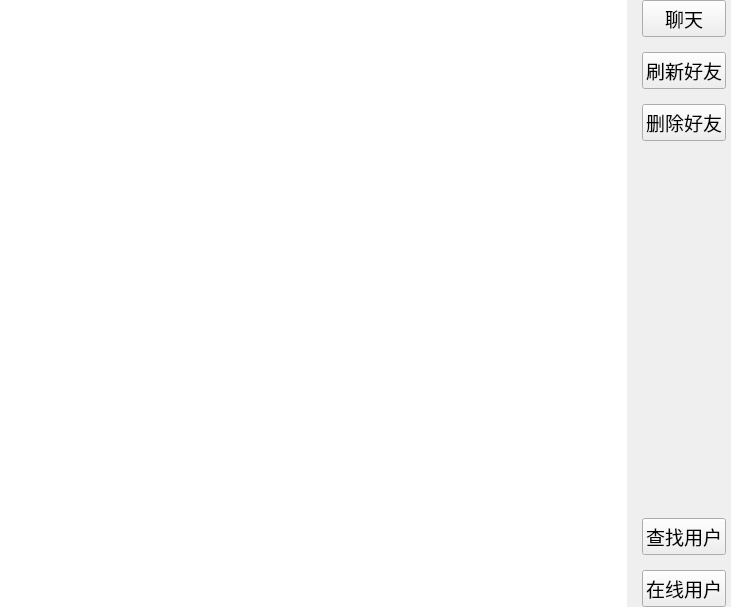
<?xml version="1.0" encoding="UTF-8"?>
<ui version="4.0">
 <class>FriendForm</class>
 <widget class="QWidget" name="FriendForm">
  <property name="geometry">
   <rect>
    <x>0</x>
    <y>0</y>
    <width>731</width>
    <height>607</height>
   </rect>
  </property>
  <property name="windowTitle">
   <string>Form</string>
  </property>
  <layout class="QHBoxLayout" name="horizontalLayout">
   <property name="spacing">
    <number>15</number>
   </property>
   <property name="leftMargin">
    <number>0</number>
   </property>
   <property name="topMargin">
    <number>0</number>
   </property>
   <property name="rightMargin">
    <number>5</number>
   </property>
   <property name="bottomMargin">
    <number>0</number>
   </property>
   <item>
    <widget class="QListWidget" name="friendListLW">
     <property name="sizePolicy">
      <sizepolicy hsizetype="Expanding" vsizetype="Expanding">
       <horstretch>0</horstretch>
       <verstretch>0</verstretch>
      </sizepolicy>
     </property>
     <property name="minimumSize">
      <size>
       <width>450</width>
       <height>0</height>
      </size>
     </property>
     <property name="frameShape">
      <enum>QFrame::NoFrame</enum>
     </property>
    </widget>
   </item>
   <item>
    <layout class="QVBoxLayout" name="verticalLayout">
     <property name="spacing">
      <number>15</number>
     </property>
     <item>
      <widget class="QPushButton" name="chatPB">
       <property name="sizePolicy">
        <sizepolicy hsizetype="Minimum" vsizetype="Fixed">
         <horstretch>0</horstretch>
         <verstretch>0</verstretch>
        </sizepolicy>
       </property>
       <property name="font">
        <font>
         <family>Agency FB</family>
         <pointsize>14</pointsize>
        </font>
       </property>
       <property name="text">
        <string>聊天</string>
       </property>
      </widget>
     </item>
     <item>
      <widget class="QPushButton" name="refreshPb">
       <property name="sizePolicy">
        <sizepolicy hsizetype="Minimum" vsizetype="Fixed">
         <horstretch>0</horstretch>
         <verstretch>0</verstretch>
        </sizepolicy>
       </property>
       <property name="font">
        <font>
         <family>Agency FB</family>
         <pointsize>14</pointsize>
        </font>
       </property>
       <property name="text">
        <string>刷新好友</string>
       </property>
      </widget>
     </item>
     <item>
      <widget class="QPushButton" name="deleteFriendPB">
       <property name="sizePolicy">
        <sizepolicy hsizetype="Minimum" vsizetype="Fixed">
         <horstretch>0</horstretch>
         <verstretch>0</verstretch>
        </sizepolicy>
       </property>
       <property name="font">
        <font>
         <family>Agency FB</family>
         <pointsize>14</pointsize>
        </font>
       </property>
       <property name="text">
        <string>删除好友</string>
       </property>
      </widget>
     </item>
     <item>
      <spacer name="verticalSpacer">
       <property name="sizePolicy">
        <sizepolicy hsizetype="Minimum" vsizetype="Expanding">
         <horstretch>0</horstretch>
         <verstretch>0</verstretch>
        </sizepolicy>
       </property>
       <property name="orientation">
        <enum>Qt::Vertical</enum>
       </property>
       <property name="sizeHint" stdset="0">
        <size>
         <width>20</width>
         <height>40</height>
        </size>
       </property>
      </spacer>
     </item>
     <item>
      <widget class="QPushButton" name="findFriendPB">
       <property name="sizePolicy">
        <sizepolicy hsizetype="Minimum" vsizetype="Fixed">
         <horstretch>0</horstretch>
         <verstretch>0</verstretch>
        </sizepolicy>
       </property>
       <property name="font">
        <font>
         <family>Agency FB</family>
         <pointsize>14</pointsize>
        </font>
       </property>
       <property name="text">
        <string>查找用户</string>
       </property>
      </widget>
     </item>
     <item>
      <widget class="QPushButton" name="onlineFriendPb">
       <property name="sizePolicy">
        <sizepolicy hsizetype="Minimum" vsizetype="Fixed">
         <horstretch>0</horstretch>
         <verstretch>0</verstretch>
        </sizepolicy>
       </property>
       <property name="font">
        <font>
         <family>Agency FB</family>
         <pointsize>14</pointsize>
        </font>
       </property>
       <property name="text">
        <string>在线用户</string>
       </property>
      </widget>
     </item>
    </layout>
   </item>
  </layout>
 </widget>
 <resources/>
 <connections/>
</ui>
